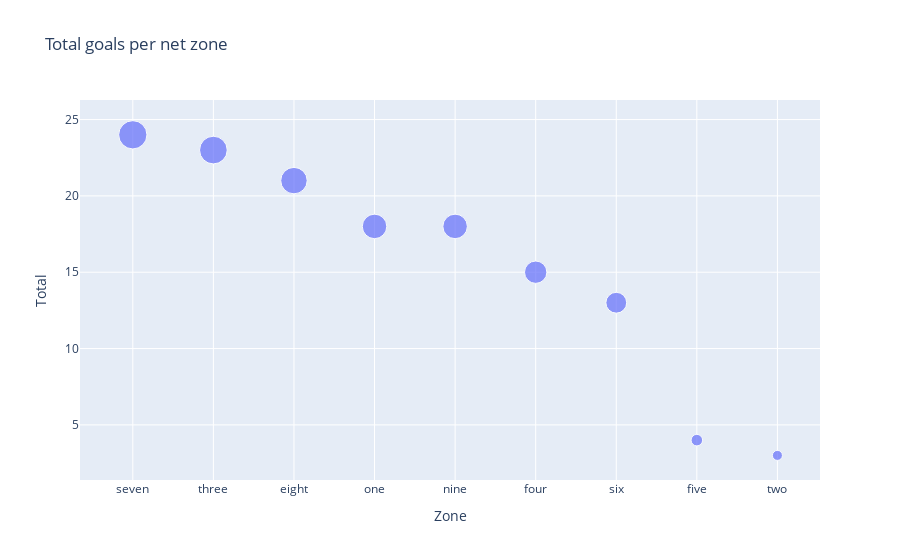

This figure's notebook cell:
### Markdown cell above
### Which net zones score above the median?

### Code cell
scatter_goals_df = px.scatter(goals_df,x="Zone",y="Total",size="Total",title="Total goals per net zone")
scatter_goals_df.show()

### Figure 1 — Plotly figure (JSON) as saved in the notebook; plotly's stock layout.template omitted (floating-point values rounded to 4 significant figures)
{"data": [{"hovertemplate": "Zone=%{x}<br>Total=%{marker.size}<extra></extra>", "legendgroup": "", "marker": {"color": "#636efa", "size": [24, 23, 21, 18, 18, 15, 13, 4, 3], "sizemode": "area", "sizeref": 0.06, "symbol": "circle"}, "mode": "markers", "name": "", "orientation": "v", "showlegend": false, "type": "scatter", "x": ["seven", "three", "eight", "one", "nine", "four", "six", "five", "two"], "xaxis": "x", "y": [24, 23, 21, 18, 18, 15, 13, 4, 3], "yaxis": "y"}], "layout": {"legend": {"itemsizing": "constant", "tracegroupgap": 0}, "title": {"text": "Total goals per net zone"}, "xaxis": {"anchor": "y", "domain": [0, 1], "title": {"text": "Zone"}}, "yaxis": {"anchor": "x", "domain": [0, 1], "title": {"text": "Total"}}}}
